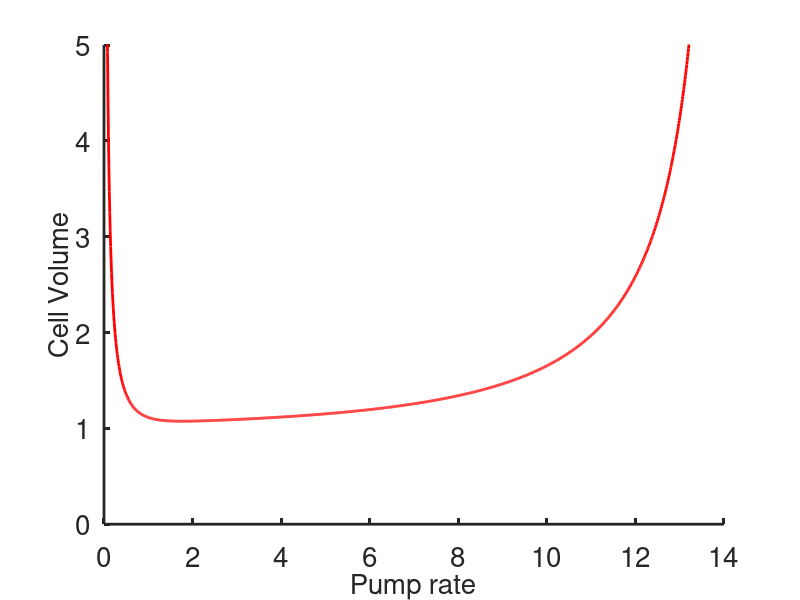
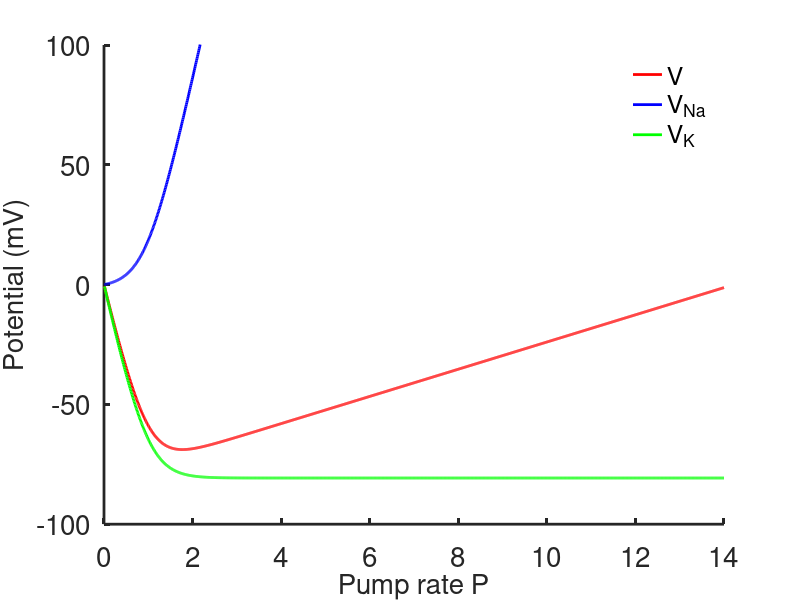
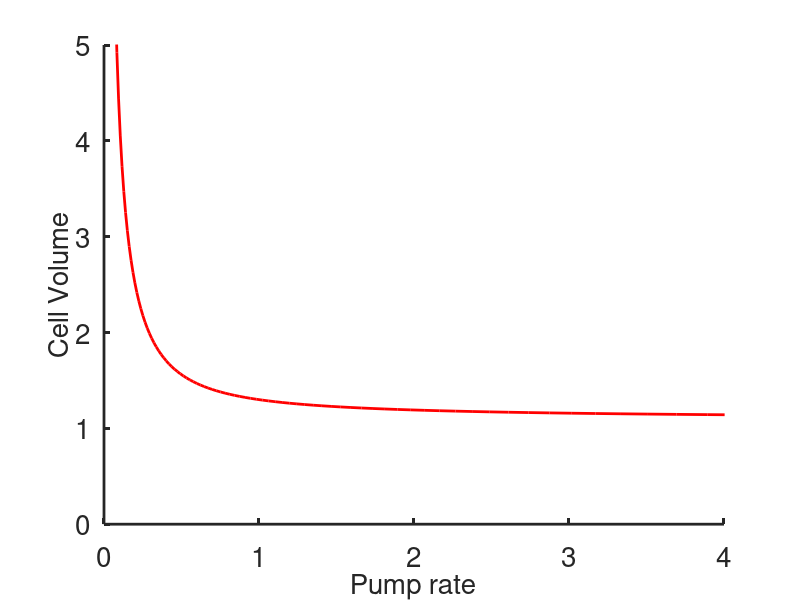
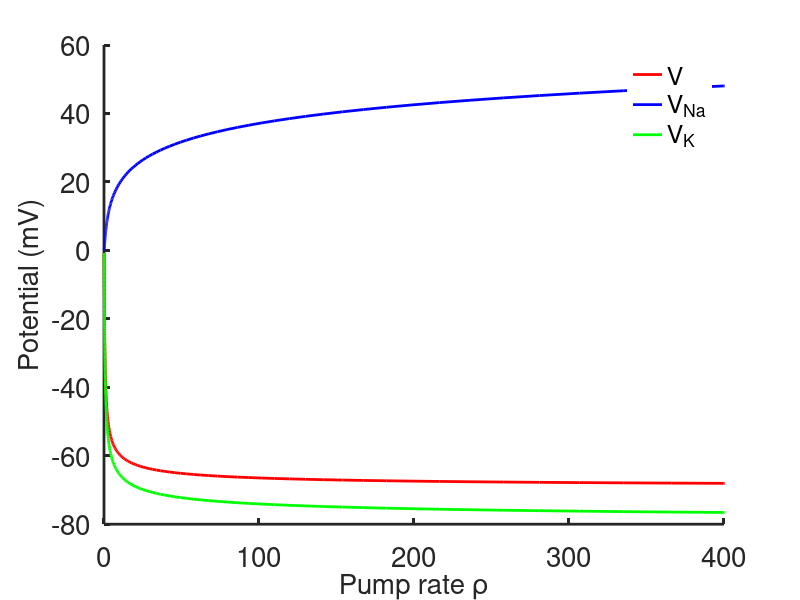

Write the MATLAB code that produced these figures, in order.
%-------------------------------------------------------------------

% Matlab code for plotting the solutions of the pump-leak model.

% For Chapter 2, Fig. 2.17 of
% Keener and Sneyd, Mathematical Physiology, 3rd Edition, Springer.

% Written by James Keener and James Sneyd

%-------------------------------------------------------------------
clear all
close all
clc

set(0,                           ...
   'defaultaxesfontsize', 20,   ...
   'defaultaxeslinewidth', 2.0, ...
   'defaultlinelinewidth', 2.0); 
  
%set parameter values
Ne = 437;
Ke = 20;
gamma = 0.11;
zx = -1;
RTbyF = 25.8;

p = [0.01:.01:14];  %pump rate values could go to 14.3

alpha = (Ne*exp(-3*p)+Ke*exp(2*p*gamma))/(Ne+Ke);
 
 
mu=(1 + sqrt(-alpha*zx^2 + zx^2 + alpha))./(2*(1 - alpha));
y = (-zx+sqrt(zx^2+4*alpha.*mu.^2))./(2*alpha.*mu);


v= -RTbyF*log(y);
 vna = RTbyF*(3*p-log(y));
 vk = RTbyF*(-2*p*gamma-log(y));
figure(1)
plot(p,mu,'r','linewidth',2)
axis([0 14 0 5])
xlabel('Pump rate','fontsize',20)
ylabel('Cell Volume','fontsize',20)
box off

figure(2)
plot(p,v,'r',p,vna,'b',p,vk,'g','linewidth',2)
legend('boxoff')
legend('V','V_{Na}','V_K','fontsize',18)
xlabel('Pump rate P','fontsize',20)
ylabel('Potential (mV)','fontsize',20)
axis([0 14 -100 100])
 box off



% Now the modified model with P = rho u^3

u = y.*exp(-3*p);

rho=p./ u.^3;
% plot everything as a function of rho
 
figure(3)
plot(rho,mu,'r','linewidth',2)
axis([0 4  0 5])
xlabel('Pump rate','fontsize',20)
ylabel('Cell Volume','fontsize',20)
box off
 

 figure(4)
plot(rho,v,'r',rho,vna,'b',rho,vk,'g','linewidth',2)
legend('boxoff')
legend('V','V_{Na}','V_K','fontsize',18,'location', 'best')
xlabel('Pump rate \rho','fontsize',20)
ylabel('Potential (mV)','fontsize',20)
 axis([0 400 -80 60])
 box off
  

 exercise_on = 0;
% Now the modified model with P = rho u^3/y for exercise 2.30
if (exercise_on==1)
 
rho=y.*p./ u.^3;
% plot everything as a function of rho
 
figure(5)
plot(rho,mu,'r','linewidth',2)
axis([0 4  0 5])
xlabel('Pump rate','fontsize',20)
ylabel('Cell Volume','fontsize',20)
box off

 figure(6)
plot(rho,v,'r',rho,vna,'b',rho,vk,'g','linewidth',2)
legend('boxoff')
legend('V','V_{Na}','V_K','fontsize',18,'location', 'best')
xlabel('Pump rate \rho','fontsize',20)
ylabel('Potential (mV)','fontsize',20)
 axis([0 400 -80 60])
 box off

end

 
